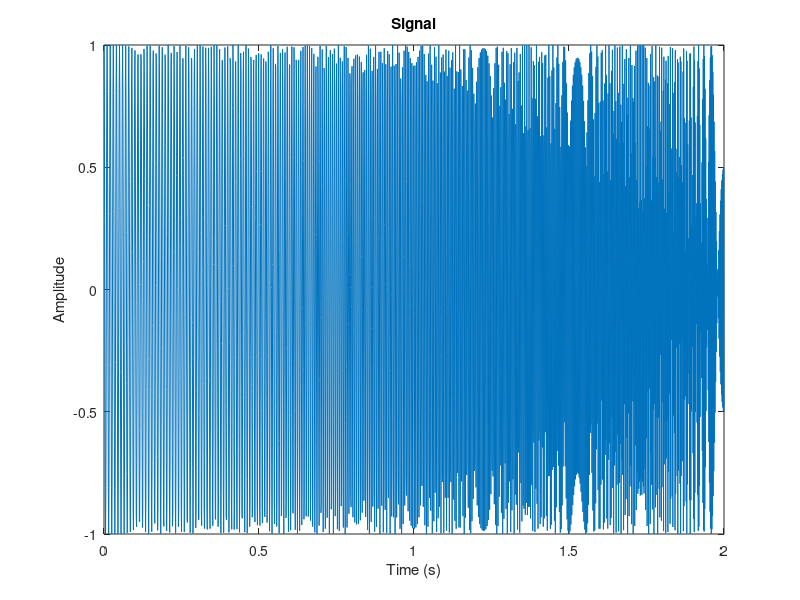

MATLAB code for this plot: (Note: this script raises an error after producing the figure.)
close all 
clear
%% 
% Parameters
fs = 1000;           % Sampling frequency (Hz)
T = 2;               % Signal duration (s)
t = 0:1/fs:2;
f0 = 100;  % Initial frequency (Hz)
beta = 100;% Frequency increase rate
f1 = 500

%%
% Generate the signal
f_t = (f0 + (f1-f0)*t.^2);
signal = chirp(t,100,2,500,'quadratic');
%%
% a) Plot the signal
figure;
plot(t, signal);
title('Signal');
xlabel('Time (s)');
ylabel('Amplitude');
%%
% b) Generate and compare different windows
L = 128;  % Window length
rect_window = rectwin(L);
triangular_window = triang(L);
gauss_window = gausswin(L);
hamming_window = hamming(L);
%%
figure;
wvtool(rect_window);
wvtool(triangular_window);
wvtool(gauss_window);
wvtool(hamming_window);
wvtool (rect_window,triangular_window,gauss_window,hamming_window) % plot windows
%%
% c) Calculate and plot the time-frequency spectrum using STFT
nfft = L;      % Number of DFT points
noverlap = 0;  % Number of overlapping points

figure;
for i = 1:4
    subplot(2, 2, i);
    switch i
        case 1
            window = rect_window;
            window_name = 'Rectangular Window';
        case 2
            window = triangular_window;
            window_name = 'Triangular Window';
        case 3
            window = gauss_window;
            window_name = 'Gaussian Window';
        case 4
            window = hamming_window;
            window_name = 'Hamming Window';
    end

    [S, F, T, P] = spectrogram(signal, window, noverlap, nfft, fs);

    imagesc(T, F, 10*log10(abs(P)));
    title(['Spectrogram using ', window_name]);
    xlabel('Time (s)');
    ylabel('Frequency (Hz)');
    axis xy;
    colormap('jet');
    colorbar;
end

figure;
for i = 1:4
    subplot(2, 2, i);
    switch i
        case 1
            window = rect_window;
            window_name = 'Rectangular Window';
        case 2
            window = triangular_window;
            window_name = 'Triangular Window';
        case 3
            window = gauss_window;
            window_name = 'Gaussian Window';
        case 4
            window = hamming_window;
            window_name = 'Hamming Window';
    end

    [s, f, t] = stft(signal, fs, window = window);
    mesh(t, f, abs(s).^2);
    view(2), axis tight;
    title(['STFT Mesh using ', window_name]);
    xlabel('Time (s)');
    ylabel('Frequency (Hz)');
    axis xy;
    colormap('jet');
    colorbar;
end

figure;
for i = 1:4
    subplot(2, 2, i);
    switch i
        case 1
            window = rect_window;
            window_name = 'Rectangular Window';
        case 2
            window = triangular_window;
            window_name = 'Triangular Window';
        case 3
            window = gauss_window;
            window_name = 'Gaussian Window';
        case 4
            window = hamming_window;
            window_name = 'Hamming Window';
    end

    stft(signal, fs, window = window);
    title(['STFT using ', window_name]);
    xlabel('Time (s)');
    ylabel('Frequency (Hz)');
    axis xy;
    colormap('jet');
    colorbar;
end

figure;
for i = 1:4
    subplot(2, 2, i);
    switch i
        case 1
            window = rect_window;
            window_name = 'Rectangular Window';
        case 2
            window = triangular_window;
            window_name = 'Triangular Window';
        case 3
            window = gauss_window;
            window_name = 'Gaussian Window';
        case 4
            window = hamming_window;
            window_name = 'Hamming Window';
    end

    [S, F, T, P] = spectrogram(signal, window, noverlap, nfft, fs);

    mesh(T, F, abs(P).^2);
    title(['Spectrogram Mesh using ', window_name]);
    xlabel('Time (s)');
    ylabel('Frequency (Hz)');
    axis xy;
    colormap('jet');
    colorbar;
end

figure;
for i = 1:4
    subplot(2, 2, i);
    switch i
        case 1
            window = rect_window;
            window_name = 'Rectangular Window';
        case 2
            window = triangular_window;
            window_name = 'Triangular Window';
        case 3
            window = gauss_window;
            window_name = 'Gaussian Window';
        case 4
            window = hamming_window;
            window_name = 'Hamming Window';
    end

    [S, F, T, P] = spectrogram(signal, window, noverlap, nfft, fs);

    waterplot(S, F, T);
    title(['Waterfall Plot using ', window_name]);
    xlabel('Time (s)');
    ylabel('Frequency (Hz)');
    axis xy;
    colormap('jet');
    colorbar;
end



%
%%

% d) Change the number of overlapping points
figure;
Noverlaps = [0, 64,127];
for i = 1:numel(Noverlaps)
    subplot(3, 1, i);
    nooverlap = Noverlaps(i);

    [S, F, T, P] = spectrogram(signal, triangular_window , nooverlap, nfft, fs);

    imagesc(T, F, 10*log10(abs(P)));
    title(['Noverlap = ', num2str(nooverlap),'with triangular window']);
    xlabel('Time (s)');
    ylabel('Frequency (Hz)');
    axis xy;
    colormap('jet');
    colorbar;
end
%%
L = [32 128 512];
Noverlap = L-1;
fs = 1000;
nfft = L;
figure;

for i = 1:3
    
    % spectogram using triangular window
    win2 = triang(L(i));
    subplot(3,1,i);
    spectrogram(signal,win2,Noverlap(i),nfft(i),fs,'yaxis');
    str = sprintf('Spectogram of quadratic shirp with triangular window & L= %d, Novelap= %d, nfft= %d',L(i),Noverlap(i),L(i));
    title(str);
    axis xy;
    colormap('jet');
    colorbar;
    xlabel('Time (s)');
    ylabel('Frequency (Hz)');
   

end


%%
% f) Change the number of DFT points
figure;
L = 128;
nffts = [L, 2*L, 4*L];
for i = 1:numel(nffts)
    subplot(3, 1, i);
    nfft = nffts(i);
    nooverlap = L/2;
    [S, F, T, P] = spectrogram(signal, hamming_window, nooverlap, nfft, fs);

    imagesc(T, F, 10*log10(abs(P)));
    title(['nfft = ', num2str(nfft)]);
    xlabel('Time (s)');
    ylabel('Frequency (Hz)');
    axis xy;
    colormap('jet');
    colorbar;

end

%%
% Set the sampling frequency (Fs).
fs = 1000;

% Define parameters for the STFT analysis.
wind_len = 128; % Window length
overlap = 100; % Overlap
nfft = 4 * wind_len; % Number of DFT points

% Create a figure for visualization.
figure;

% Subplot 1: Spectrogram using a rectangular window.
win1 = rectwin(wind_len);
subplot(2, 1, 1);
spectrogram(signal, win1, overlap, nfft, fs, 'yaxis');
colormap('jet');
colorbar;
title('STFT of Quadratic Chirp with Rectangular Window (Using spectrogram function)');

% Subplot 2: Spectrogram using custom MySpectrogram function.
[S, f, t] = MySpectrogram(signal, wind_len, nfft, fs, overlap);
subplot(2, 1, 2);
surf(t, f, 10 * log10(abs(S)), 'EdgeColor', 'none');
axis xy;
axis tight;
colormap('jet');
colorbar;
view(0, 90);
xlabel('Time (s)');
ylabel('Frequency (Hz)');
title(['STFT with MySpectrogram, Window Length = ', num2str(wind_len), ...
    ', Overlap = ', num2str(overlap), ', nfft = ', num2str(nfft)]);

% Custom function MySpectrogram for STFT computation.
function [S, Freq, Time] = MySpectrogram(Y, wind_len, nfft, fs, overlap)
    % Calculate the time increment (sampling interval).
    dt = 1 / fs;

    % Get the length of the input signal.
    sig_len = length(Y);

    % Calculate the number of windows (frames) in the signal.
    K = floor((sig_len - overlap) / (wind_len - overlap));

    % Create a rectangular window of specified length.
    window = rectwin(wind_len);

    % Initialize the spectrogram matrix.
    S = zeros(nfft, K);

    % Calculate the offset based on the overlap.
    offset = fix((1 - overlap / wind_len) * wind_len);

    % Iterate over the signal and compute the STFT for each window.
    for i = 1:K
        start = (i - 1) * offset;
        y_tmp = Y(1 + start : start + wind_len);

        % Apply the window function to the frame.
        y_tmp = y_tmp .* window';

        % Compute the FFT for the frame.
        y_f = fft(y_tmp, nfft);

        % Store the FFT result in the spectrogram matrix.
        S(:, i) = y_f;

        % Calculate the corresponding time for this frame.
        Time(i) = (start + (wind_len / 2)) * dt;
    end

    % Determine the number of positive frequencies based on the FFT length.
    if mod(nfft, 2) % If N is odd.
        Nf = (nfft + 1) / 2;
    else % If N is even.
        Nf = nfft / 2 + 1;
    end

    % Retain only the positive frequencies and adjust frequency values.
    S = S(1:Nf, :);
    Freq = (0:Nf - 1) * fs / nfft;
end

function waterplot(s,f,t)
% Waterfall plot of spectrogram
    waterfall(f,t,abs(s)'.^2)
    set(gca,XDir="reverse",View=[30 50])
    xlabel("Frequency/\pi")
    ylabel("Samples")
end




    


    
